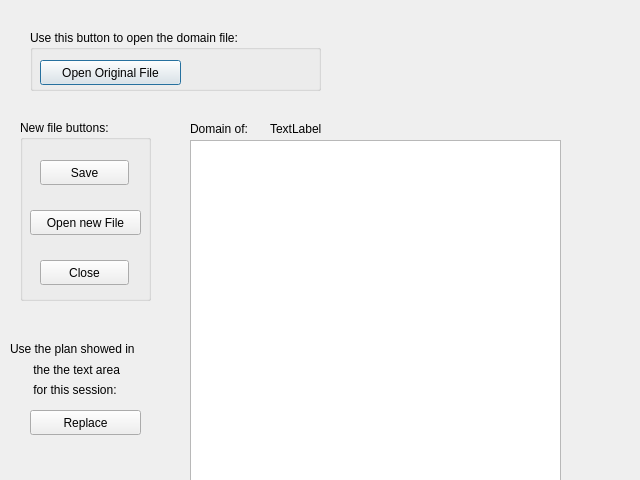
<?xml version="1.0" encoding="UTF-8"?>
<ui version="4.0">
 <class>fileClass</class>
 <widget class="QDialog" name="fileClass">
  <property name="geometry">
   <rect>
    <x>0</x>
    <y>0</y>
    <width>640</width>
    <height>480</height>
   </rect>
  </property>
  <property name="windowTitle">
   <string>Dialog</string>
  </property>
  <widget class="QPlainTextEdit" name="planArea">
   <property name="geometry">
    <rect>
     <x>190</x>
     <y>140</y>
     <width>371</width>
     <height>341</height>
    </rect>
   </property>
  </widget>
  <widget class="QGroupBox" name="groupBox">
   <property name="geometry">
    <rect>
     <x>30</x>
     <y>30</y>
     <width>291</width>
     <height>61</height>
    </rect>
   </property>
   <property name="title">
    <string>Use this button to open the domain file:</string>
   </property>
   <widget class="QPushButton" name="openFileButton">
    <property name="geometry">
     <rect>
      <x>10</x>
      <y>30</y>
      <width>141</width>
      <height>25</height>
     </rect>
    </property>
    <property name="text">
     <string>Open Original File</string>
    </property>
   </widget>
  </widget>
  <widget class="QLabel" name="label">
   <property name="geometry">
    <rect>
     <x>190</x>
     <y>120</y>
     <width>81</width>
     <height>17</height>
    </rect>
   </property>
   <property name="text">
    <string>Domain of:</string>
   </property>
  </widget>
  <widget class="QLabel" name="title_label">
   <property name="geometry">
    <rect>
     <x>270</x>
     <y>120</y>
     <width>251</width>
     <height>17</height>
    </rect>
   </property>
   <property name="text">
    <string>TextLabel</string>
   </property>
  </widget>
  <widget class="QGroupBox" name="groupBox_2">
   <property name="geometry">
    <rect>
     <x>20</x>
     <y>120</y>
     <width>131</width>
     <height>181</height>
    </rect>
   </property>
   <property name="title">
    <string>New file buttons:</string>
   </property>
   <widget class="QPushButton" name="newFile">
    <property name="geometry">
     <rect>
      <x>10</x>
      <y>90</y>
      <width>111</width>
      <height>25</height>
     </rect>
    </property>
    <property name="text">
     <string>Open new File</string>
    </property>
   </widget>
   <widget class="QPushButton" name="close">
    <property name="geometry">
     <rect>
      <x>20</x>
      <y>140</y>
      <width>89</width>
      <height>25</height>
     </rect>
    </property>
    <property name="text">
     <string>Close</string>
    </property>
   </widget>
   <widget class="QPushButton" name="saveButton">
    <property name="geometry">
     <rect>
      <x>20</x>
      <y>40</y>
      <width>89</width>
      <height>25</height>
     </rect>
    </property>
    <property name="text">
     <string>Save</string>
    </property>
   </widget>
  </widget>
  <widget class="QPushButton" name="replaceButton">
   <property name="geometry">
    <rect>
     <x>30</x>
     <y>410</y>
     <width>111</width>
     <height>25</height>
    </rect>
   </property>
   <property name="text">
    <string>Replace</string>
   </property>
  </widget>
  <widget class="QLabel" name="label_2">
   <property name="geometry">
    <rect>
     <x>10</x>
     <y>340</y>
     <width>161</width>
     <height>17</height>
    </rect>
   </property>
   <property name="text">
    <string>Use the plan showed in </string>
   </property>
  </widget>
  <widget class="QLabel" name="label_3">
   <property name="geometry">
    <rect>
     <x>30</x>
     <y>360</y>
     <width>121</width>
     <height>20</height>
    </rect>
   </property>
   <property name="text">
    <string> the the text area</string>
   </property>
  </widget>
  <widget class="QLabel" name="label_4">
   <property name="geometry">
    <rect>
     <x>30</x>
     <y>380</y>
     <width>111</width>
     <height>20</height>
    </rect>
   </property>
   <property name="text">
    <string> for this session:</string>
   </property>
  </widget>
 </widget>
 <resources/>
 <connections/>
</ui>
